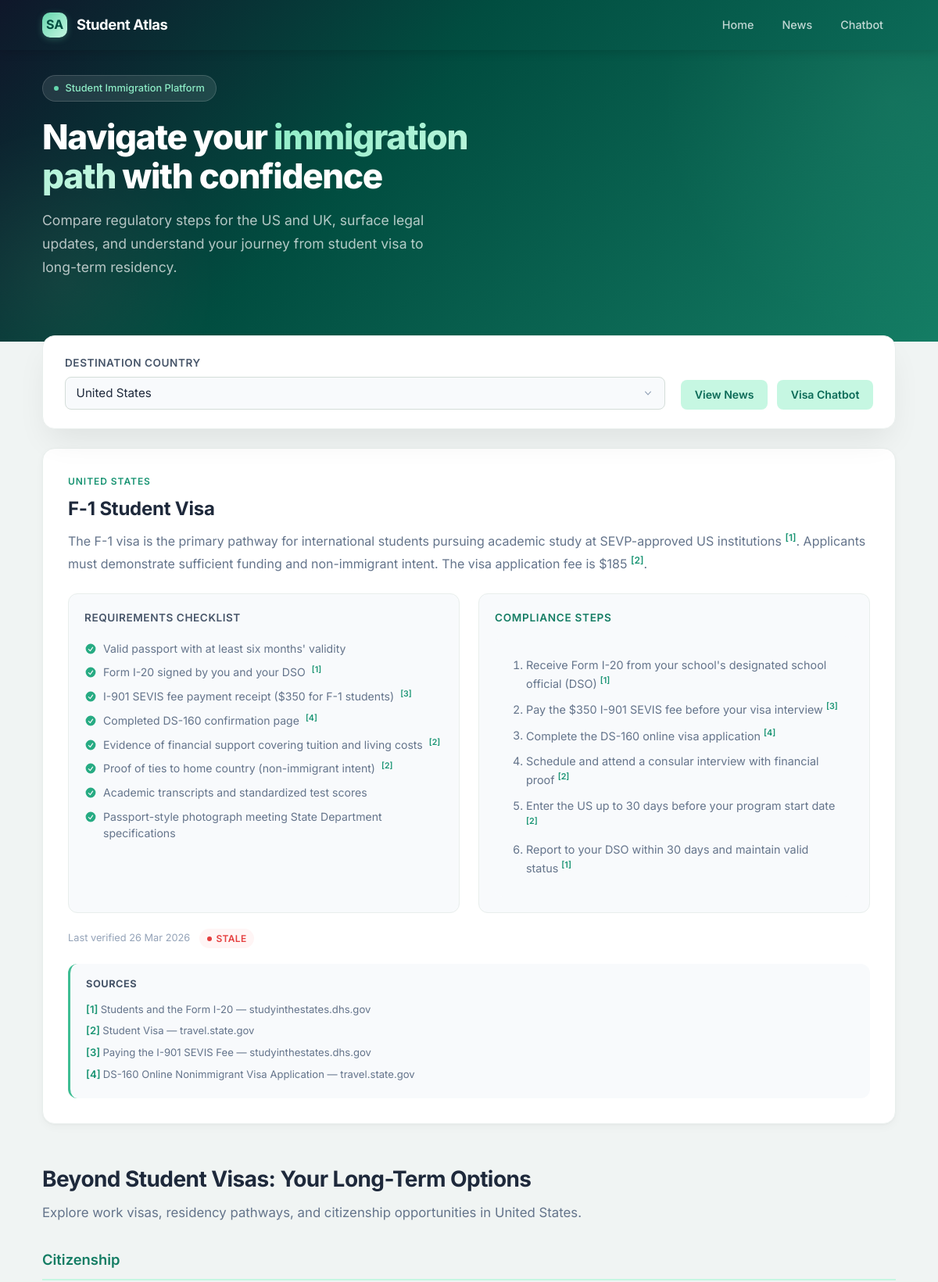
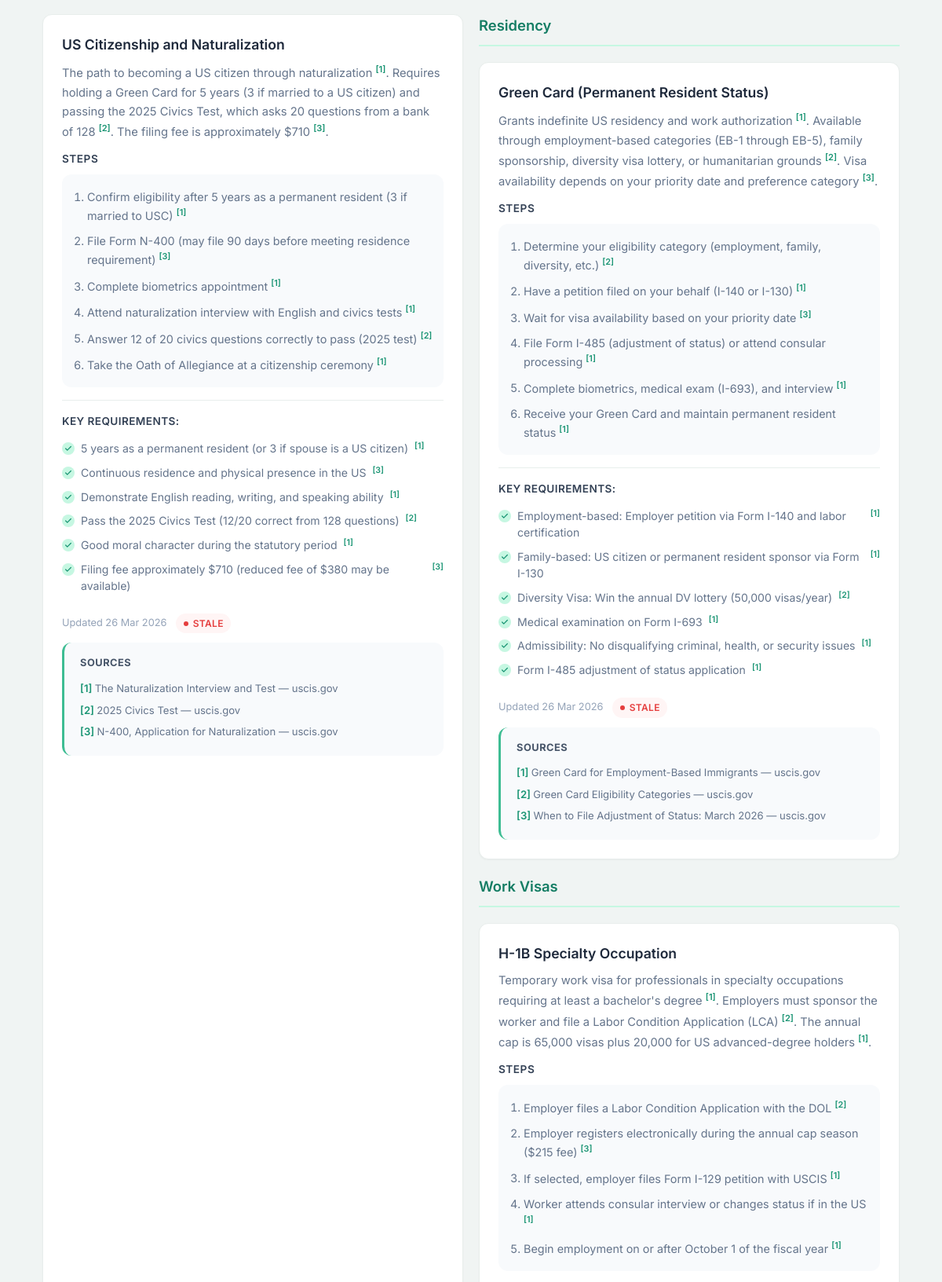
The page / (upper part) on the database its author committed (2 pictures, top to bottom).
### models.py (models this page shows, shortened)
class StudentVisaInfo(db.Model):
	__tablename__ = "student_visa_info"
	id = db.Column(db.Integer, primary_key=True)
	target_country = db.Column(db.String(64), nullable=False, index=True)
	visa_name = db.Column(db.String(128), nullable=False)
	overview = db.Column(db.Text, nullable=False)
	legal_summary = db.Column(db.Text, nullable=False)
	compliance_steps = db.Column(db.Text, nullable=False)
	requirements_checklist = db.Column(db.Text, nullable=True, default="")
	sources = db.Column(db.Text, nullable=True, default="")
	freshness = db.Column(db.String(16), nullable=True, default="STALE")
	last_verified = db.Column(db.Date, nullable=True)
	updated_at = db.Column(db.DateTime, nullable=False, default=_utcnow)

class LongTermImmigration(db.Model):
	__tablename__ = "long_term_immigration"
	id = db.Column(db.Integer, primary_key=True)
	target_country = db.Column(db.String(64), nullable=False, index=True)
	category = db.Column(db.String(64), nullable=False, index=True)
	title = db.Column(db.String(256), nullable=False)
	description = db.Column(db.Text, nullable=False)
	key_requirements = db.Column(db.Text, nullable=False)
	compliance_steps = db.Column(db.Text, nullable=True, default="")
	sources = db.Column(db.Text, nullable=True, default="")
	freshness = db.Column(db.String(16), nullable=True, default="STALE")
	last_verified = db.Column(db.Date, nullable=True)
	updated_at = db.Column(db.DateTime, nullable=False, default=_utcnow)

### app.py (the view)
	@app.route("/", methods=["GET"])
	def index():
		target = _validate_target_country(request.args.get("target"))
		try:
			visa_info = StudentVisaInfo.query.filter_by(target_country=target).first()
			long_term_info = LongTermImmigration.query.filter_by(
				target_country=target
			).order_by(LongTermImmigration.category).all()
		except Exception:
			logger.exception("Database error loading index data")
			visa_info = None
			long_term_info = []
			flash("Unable to load visa information. Please try again later.", "error")
		return render_template(
			"index.html",
			target_countries=TARGET_COUNTRIES,
			selected_target=target,
			visa_info=visa_info,
			long_term_info=long_term_info,
		)

### app.py (called while the page is built)
def _sanitize_text_input(value: str | None, max_length: int = 200) -> str:
	if not value:
		return ""
	cleaned = value.strip()
	if len(cleaned) > max_length:
		cleaned = cleaned[:max_length]
	return cleaned

def _validate_target_country(target_arg: str | None) -> str:
	target = _sanitize_text_input(target_arg, MAX_COUNTRY_NAME_LEN)
	if target not in TARGET_COUNTRIES:
		target = TARGET_COUNTRIES[0]
	return target

### templates/index.html (shortened to what this page needs)
{% extends 'base.html' %}
{% block hero %}
<section class="hero">
    <div class="container">
        <div class="hero-content">
            <div class="hero-badge">
                <span class="hero-badge-dot"></span>
                Student Immigration Platform
            </div>
            <h1>Navigate your <span>immigration path</span> with confidence</h1>
            <p class="hero-sub">Compare regulatory steps for the US and UK, surface legal updates, and understand your journey from student visa to long-term residency.</p>
        </div>
    </div>
</section>
{% endblock %}
{% block content %}
<section class="selector-panel elevated fade-in-up">
    <form method="get" class="selector-form">
        <div class="form-field">
            <label>Destination Country</label>
            <div class="custom-dropdown" data-auto-submit="true">
                <button type="button" class="dropdown-trigger" aria-haspopup="listbox" aria-expanded="false">
                    <span class="dropdown-trigger-text">{{ selected_target }}</span>
                    <svg class="dropdown-chevron" viewBox="0 0 20 20" fill="currentColor"><path fill-rule="evenodd" d="M5.23 7.21a.75.75 0 011.06.02L10 11.168l3.71-3.938a.75.75 0 111.08 1.04l-4.25 4.5a.75.75 0 01-1.08 0l-4.25-4.5a.75.75 0 01.02-1.06z" clip-rule="evenodd"/></svg>
                </button>
            </div>
        </div>
        <div class="nav-links">
            <a href="{{ url_for('news', target=selected_target) }}" class="nav-link">View News</a>
            <a href="{{ url_for('chatbot') }}" class="nav-link">Visa Chatbot</a>
        </div>
    </form>
</section>
<section class="visa-brief">
    {% if visa_info %}
        <article class="fade-in-up">
            <p class="eyebrow">{{ visa_info.target_country }}</p>
            <h2>{{ visa_info.visa_name }}</h2>
            <p class="lead">{{ visa_info.overview|render_citations }}</p>
            <div class="legal-grid">
                <div class="requirements-checklist">
                    <h3>Requirements Checklist</h3>
                    {% if visa_info.requirements_checklist %}
                    <ul>
                        {% for line in visa_info.requirements_checklist.split('\n') %}
                            {% if line.strip() %}
                                <li>{{ (line.strip()[2:] if line.strip().startswith('- ') else line.strip())|render_citations }}</li>
                            {% endif %}
                        {% endfor %}
                    </ul>
                    {% else %}
                    <p>{{ visa_info.legal_summary }}</p>
                    {% endif %}
                </div>
                <div>
                    <h3>Compliance Steps</h3>
                    <ol class="compliance-steps">
                        {% for line in visa_info.compliance_steps.split('\n') %}
                            {% if line.strip() %}
                                {% set step = line.strip() %}
                                {% if step[0:1].isdigit() and '. ' in step %}
                                    <li>{{ step.split('. ', 1)[1]|render_citations }}</li>
                                {% else %}
                                    <li>{{ step|render_citations }}</li>
                                {% endif %}
                            {% endif %}
                        {% endfor %}
                    </ol>
                </div>
            </div>
            <div class="update-line">
                <span>Last verified {{ visa_info.last_verified.strftime('%d %b %Y') if visa_info.last_verified else visa_info.updated_at.strftime('%d %b %Y') }}</span>
                {% if visa_info.freshness %}
                <span class="freshness-badge freshness-{{ visa_info.freshness|lower|replace('_', '-') }}">{{ visa_info.freshness|replace('_', ' ') }}</span>
                {% endif %}
            </div>
            {% if visa_info.sources %}
            <div class="sources-list">
                <h5>Sources</h5>
                <ol>
                    {% for line in visa_info.sources.split('\n') %}
                        {% if line.strip() %}
                            {% set src = line.strip() %}
                            {% if src.startswith('[') %}
                                {% set src_text = src.split('] ', 1)[1] if '] ' in src else src %}
                                <li id="source-{{ loop.index }}">{{ src_text }}</li>
                            {% elif 'URL: ' in src %}
                            {% else %}
                                <li>{{ src }}</li>
                            {% endif %}
                        {% endif %}
                    {% endfor %}
                </ol>
            </div>
            {% endif %}
        </article>
    {% else %}
        <div class="empty">
            <p>No reference data yet for {{ selected_target }}.</p>
        </div>
    {% endif %}
</section>
<section class="long-term-info">
    <div class="section-header">
        <h3>Beyond Student Visas: Your Long-Term Options</h3>
        <p>Explore work visas, residency pathways, and citizenship opportunities in {{ selected_target }}.</p>
    </div>
    {% if long_term_info %}
        <div class="long-term-grid">
            {% set current_category = '' %}
            {% for item in long_term_info %}
                {% if item.category != current_category %}
                    <div class="category-section">
                        <h3 class="category-title">{{ item.category }}</h3>
                        <div class="items-grid">
                {% set current_category = item.category %}
                {% endif %}
                <article class="long-term-card">
                    <h4>{{ item.title }}</h4>
                    <p>{{ item.description|render_citations }}</p>
                    {% if item.compliance_steps %}
                    <div style="margin-top: 0.75rem;">
                        <h5 style="font-size: 0.85rem; font-weight: 600; text-transform: uppercase; letter-spacing: 0.04em; color: var(--slate-700); margin: 0 0 0.5rem 0;">Steps</h5>
                        <ol class="compliance-steps" style="padding: 0.75rem 0.75rem 0.75rem 2rem;">
                            {% for line in item.compliance_steps.split('\n') %}
                                {% if line.strip() %}
                                    {% set step = line.strip() %}
                                    {% if step[0:1].isdigit() and '. ' in step %}
                                        <li>{{ step.split('. ', 1)[1]|render_citations }}</li>
                                    {% else %}
                                        <li>{{ step|render_citations }}</li>
                                    {% endif %}
                                {% endif %}
                            {% endfor %}
                        </ol>
                    </div>
                    {% endif %}
                    <div class="requirements">
                        <h5>Key Requirements:</h5>
                        <ul>
                            {% for line in item.key_requirements.split('\n') %}
                                {% if line.strip() %}
                                    <li>{{ (line.strip()[2:] if line.strip().startswith('- ') else line.strip())|render_citations }}</li>
                                {% endif %}
                            {% endfor %}
                        </ul>
                    </div>
                    <div class="update-line">
                        <span>Updated {{ item.updated_at.strftime('%d %b %Y') }}</span>
                        {% if item.freshness %}
                        <span class="freshness-badge freshness-{{ item.freshness|lower|replace('_', '-') }}">{{ item.freshness|replace('_', ' ') }}</span>
                        {% endif %}
                    </div>
                    {% if item.sources %}
                    <div class="sources-list" style="margin-top: 0.75rem;">
                        <h5>Sources</h5>
                        <ol>
                            {% for line in item.sources.split('\n') %}
                                {% if line.strip() %}
                                    {% set src = line.strip() %}
                                    {% if src.startswith('[') %}
                                        {% set src_text = src.split('] ', 1)[1] if '] ' in src else src %}
                                        <li>{{ src_text }}</li>
                                    {% endif %}
                                {% endif %}
                            {% endfor %}
                        </ol>
                    </div>
                    {% endif %}
                </article>
            {% endfor %}
        </div>
    {% else %}
        <p class="empty">No long-term immigration pathways configured yet.</p>
    {% endif %}
</section>
{% endblock %}

### templates/base.html (shortened to what this page needs)
<!doctype html>
<html lang="en">
<head>
	<link rel="stylesheet" href="{{ url_for('static', filename='base.css') }}">
	<link rel="stylesheet" href="{{ url_for('static', filename='dropdown.css') }}">
</head>
<body>
	<header class="sa-header">
		<div class="container">
			<div class="header-inner">
				<a href="{{ url_for('index') }}" class="brand">
					<div class="logo-dot">SA</div>
					<span class="brand-text">Student Atlas</span>
				</a>
				<nav class="main-nav">
					<a href="{{ url_for('index') }}">Home</a>
					<a href="{{ url_for('news') }}">News</a>
					<a href="{{ url_for('chatbot') }}">Chatbot</a>
				</nav>
			</div>
		</div>
	</header>
	{% block hero %}{% endblock %}
	<main class="container">
		{% block content %}{% endblock %}
	</main>
</body>
</html>

### static/dropdown.css (style rules this page uses)
.custom-dropdown { position: relative; width: 100%; }
.dropdown-trigger { display: flex; align-items: center; justify-content: space-between; width: 100%; padding: 0.6rem 0.85rem; border: 1.5px solid var(--border); border-radius: var(--radius-sm); background: var(--slate-50); font-family: inherit; font-size: 0.95rem; color: var(--text); cursor: pointer; transition: border-color var(--transition-fast), box-shadow var(--transition-fast), background var(--transition-fast); appearance: none; -webkit-appearance: none; text-align: left; line-height: 1.4; }
.dropdown-trigger-text { flex: 1; overflow: hidden; text-overflow: ellipsis; white-space: nowrap; }
.dropdown-chevron { width: 16px; height: 16px; flex-shrink: 0; margin-left: 0.5rem; color: var(--text-muted); transition: transform var(--transition-fast); }

### rows shown on the page
StudentVisaInfo: target_country "UNITED STATES", visa_name "F-1 Student Visa", overview|render_citations "The F-1 visa is the primary pathway for international students pursuing academic study at SEVP-approved US institutions [1] . Applicants must demonstrate sufficient funding and non-immigrant intent. The visa application fee is $185 [2] .", last_verified "26 Mar 2026", freshness "STALE"
LongTermImmigration: category "Citizenship", title "US Citizenship and Naturalization", description|render_citations "The path to becoming a US citizen through naturalization [1] . Requires holding a Green Card for 5 years (3 if married to a US citizen) and passing the 2025 Civics Test, which asks 20 questions from a bank of 128 [2] . The filing fee is approximately $710 [3] .", step "Confirm eligibility after 5 years as a permanent resident (3 if married to USC) [1]" "File Form N-400 (may file 90 days before meeting residence requirement) [3]" "Complete biometrics appointment [1]" "Attend naturalization interview with English and civics tests [1]" "Answer 12 of 20 civics questions correctly to pass (2025 test) [2]" "Take the Oath of Allegiance at a citizenship ceremony [1]", value "5 years as a permanent resident (or 3 if spouse is a US citizen) [1]" "Continuous residence and physical presence in the US [3]" "Demonstrate English reading, writing, and speaking ability [1]" "Pass the 2025 Civics Test (12/20 correct from 128 questions) [2]" "Good moral character during the statutory period [1]" "Filing fee approximately $710 (reduced fee of $380 may be available) [3]", updated_at "26 Mar 2026", freshness "STALE", src_text "The Naturalization Interview and Test — uscis.gov" "2025 Civics Test — uscis.gov" "N-400, Application for Naturalization — uscis.gov"
LongTermImmigration: category "Residency", title "Green Card (Permanent Resident Status)", description|render_citations "Grants indefinite US residency and work authorization [1] . Available through employment-based categories (EB-1 through EB-5), family sponsorship, diversity visa lottery, or humanitarian grounds [2] . Visa availability depends on your priority date and preference category [3] .", step "Determine your eligibility category (employment, family, diversity, etc.) [2]" "Have a petition filed on your behalf (I-140 or I-130) [1]" "Wait for visa availability based on your priority date [3]" "File Form I-485 (adjustment of status) or attend consular processing [1]" "Complete biometrics, medical exam (I-693), and interview [1]" "Receive your Green Card and maintain permanent resident status [1]", value "Employment-based: Employer petition via Form I-140 and labor certification [1]" "Family-based: US citizen or permanent resident sponsor via Form I-130 [1]" "Diversity Visa: Win the annual DV lottery (50,000 visas/year) [2]" "Medical examination on Form I-693 [1]" "Admissibility: No disqualifying criminal, health, or security issues [1]" "Form I-485 adjustment of status application [1]", updated_at "26 Mar 2026", freshness "STALE", src_text "Green Card for Employment-Based Immigrants — uscis.gov" "Green Card Eligibility Categories — uscis.gov" "When to File Adjustment of Status: March 2026 — uscis.gov"
LongTermImmigration: category "Work Visas", title "H-1B Specialty Occupation", description|render_citations "Temporary work visa for professionals in specialty occupations requiring at least a bachelor's degree [1] . Employers must sponsor the worker and file a Labor Condition Application (LCA) [2] . The annual cap is 65,000 visas plus 20,000 for US advanced-degree holders [1] .", step "Employer files a Labor Condition Application with the DOL [2]" "Employer registers electronically during the annual cap season ($215 fee) [3]" "If selected, employer files Form I-129 petition with USCIS [1]" "Worker attends consular interview or changes status if in the US [1]" "Begin employment on or after October 1 of the fiscal year [1]"

### other values the page prints
{{ step.split('. ', 1)[1]|render_citations }} "Receive Form I-20 from your school's designated school official (DSO) [1]" "Pay the $350 I-901 SEVIS fee before your visa interview [3]" "Complete the DS-160 online visa application [4]" "Schedule and attend a consular interview with financial proof [2]" "Enter the US up to 30 days before your program start date [2]" "Report to your DSO within 30 days and maintain valid status [1]"
{{ src_text }} "Students and the Form I-20 — studyinthestates.dhs.gov" "Student Visa — travel.state.gov" "Paying the I-901 SEVIS Fee — studyinthestates.dhs.gov" "DS-160 Online Nonimmigrant Visa Application — travel.state.gov"
{{ selected_target }} "United States"
